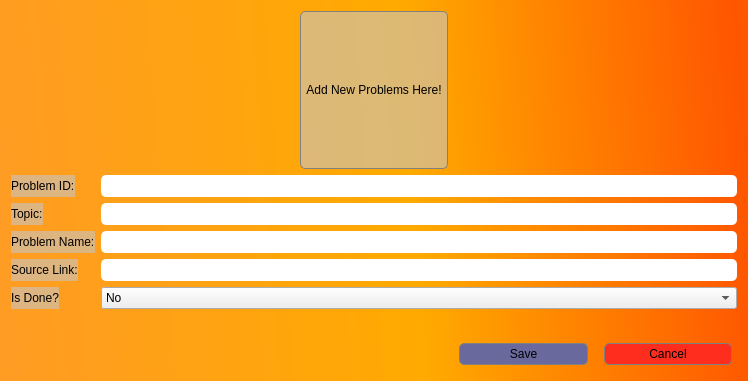
<?xml version="1.0" encoding="UTF-8"?>
<ui version="4.0">
 <class>Dialog</class>
 <widget class="QDialog" name="Dialog">
  <property name="geometry">
   <rect>
    <x>0</x>
    <y>0</y>
    <width>748</width>
    <height>381</height>
   </rect>
  </property>
  <property name="windowTitle">
   <string>Dialog</string>
  </property>
  <property name="styleSheet">
   <string notr="true">QLineEdit{
	border: 0px solid white;
	border-radius: 5px;
	padding: 3px;
}
QLineEdit[readOnly=&quot;true&quot;]{
	background-color: rgb(208, 208, 208);
	border: 0px solid white;
	border-radius: 5px;
	padding: 3px;
}
#Dialog{
	background-color: qlineargradient(spread:reflect, x1:0, y1:0.535, x2:1, y2:0.494682, stop:0 rgba(255, 156, 35, 255), stop:0.551136 rgba(255, 170, 0, 255), stop:1 rgba(255, 85, 0, 255));
}
QLabel{
background-color: rgba(198, 198, 198, 150);
}</string>
  </property>
  <layout class="QGridLayout" name="gridLayout">
   <item row="3" column="2">
    <layout class="QHBoxLayout" name="horizontalLayout_5">
     <item>
      <widget class="QPushButton" name="pushButton_save">
       <property name="styleSheet">
        <string notr="true">#pushButton_save{
padding: 3px;
margin: 5px 5px;
border: 1px solid grey;
background-color: rgb(105, 105, 158);
border-radius: 5px
}
#pushButton_save:pressed{
padding: 3px;
margin: 5px 5px;
border: 1px solid grey;
	background-color: rgb(51, 51, 77);
border-radius: 5px
}</string>
       </property>
       <property name="text">
        <string>Save</string>
       </property>
      </widget>
     </item>
     <item>
      <widget class="QPushButton" name="pushButton_cancel">
       <property name="styleSheet">
        <string notr="true">#pushButton_cancel{
padding: 3px;
margin: 5px 5px;
border: 1px solid grey;
	background-color: rgb(255, 45, 30);
border-radius: 5px
}
#pushButton_cancel:pressed{
padding: 3px;
margin: 5px 5px;
border: 1px solid grey;
	background-color: rgb(166, 9, 9);
border-radius: 5px
}</string>
       </property>
       <property name="text">
        <string>Cancel</string>
       </property>
      </widget>
     </item>
    </layout>
   </item>
   <item row="1" column="1">
    <widget class="QLabel" name="label_header">
     <property name="styleSheet">
      <string notr="true">#label_header{
	background-color:	rgba(197, 197, 197, 150);
	border: 1px solid grey;
	border-radius: 5px 5px;
	padding: 5px;
}</string>
     </property>
     <property name="text">
      <string>&lt;html&gt;&lt;head/&gt;&lt;body&gt;&lt;p&gt;&lt;img src=&quot;../../images/point_down.jpg&quot; height=&quot;100&quot;/&gt;&lt;/p&gt;&lt;p&gt;Add New Problems Here!&lt;/p&gt;&lt;/body&gt;&lt;/html&gt;</string>
     </property>
     <property name="textFormat">
      <enum>Qt::RichText</enum>
     </property>
     <property name="alignment">
      <set>Qt::AlignCenter</set>
     </property>
    </widget>
   </item>
   <item row="1" column="0">
    <spacer name="horizontalSpacer">
     <property name="orientation">
      <enum>Qt::Horizontal</enum>
     </property>
     <property name="sizeHint" stdset="0">
      <size>
       <width>40</width>
       <height>20</height>
      </size>
     </property>
    </spacer>
   </item>
   <item row="2" column="0" colspan="3">
    <layout class="QFormLayout" name="formLayout">
     <item row="0" column="0">
      <widget class="QLabel" name="label_2">
       <property name="text">
        <string>Problem ID:</string>
       </property>
      </widget>
     </item>
     <item row="0" column="1">
      <widget class="QLineEdit" name="lineEdit_probId">
       <property name="readOnly">
        <bool>true</bool>
       </property>
      </widget>
     </item>
     <item row="2" column="0">
      <widget class="QLabel" name="label_6">
       <property name="text">
        <string>Problem Name:</string>
       </property>
      </widget>
     </item>
     <item row="2" column="1">
      <widget class="QLineEdit" name="lineEdit_name"/>
     </item>
     <item row="3" column="0">
      <widget class="QLabel" name="label_7">
       <property name="text">
        <string>Source Link:</string>
       </property>
      </widget>
     </item>
     <item row="3" column="1">
      <widget class="QLineEdit" name="lineEdit_link"/>
     </item>
     <item row="4" column="0">
      <widget class="QLabel" name="label_8">
       <property name="text">
        <string>Is Done?</string>
       </property>
      </widget>
     </item>
     <item row="4" column="1">
      <widget class="QComboBox" name="comboBox">
       <item>
        <property name="text">
         <string>No</string>
        </property>
       </item>
       <item>
        <property name="text">
         <string>Yes</string>
        </property>
       </item>
      </widget>
     </item>
     <item row="1" column="1">
      <widget class="QLineEdit" name="lineEdit_topic"/>
     </item>
     <item row="1" column="0">
      <widget class="QLabel" name="label">
       <property name="text">
        <string>Topic:</string>
       </property>
      </widget>
     </item>
    </layout>
   </item>
   <item row="1" column="2">
    <spacer name="horizontalSpacer_2">
     <property name="orientation">
      <enum>Qt::Horizontal</enum>
     </property>
     <property name="sizeHint" stdset="0">
      <size>
       <width>40</width>
       <height>20</height>
      </size>
     </property>
    </spacer>
   </item>
  </layout>
 </widget>
 <resources/>
 <connections/>
</ui>
